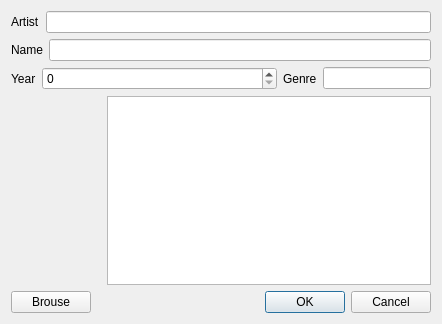
<?xml version="1.0" encoding="UTF-8"?>
<ui version="4.0">
 <class>AlbumDialog</class>
 <widget class="QDialog" name="AlbumDialog">
  <property name="geometry">
   <rect>
    <x>0</x>
    <y>0</y>
    <width>442</width>
    <height>324</height>
   </rect>
  </property>
  <property name="windowTitle">
   <string>Dialog</string>
  </property>
  <layout class="QVBoxLayout" name="verticalLayout">
   <item>
    <layout class="QHBoxLayout" name="horizontalLayout">
     <item>
      <widget class="QLabel" name="a_label">
       <property name="text">
        <string>Artist</string>
       </property>
      </widget>
     </item>
     <item>
      <widget class="QLineEdit" name="a_line_edit"/>
     </item>
    </layout>
   </item>
   <item>
    <layout class="QHBoxLayout" name="horizontalLayout_2">
     <item>
      <widget class="QLabel" name="n_label">
       <property name="text">
        <string>Name</string>
       </property>
      </widget>
     </item>
     <item>
      <widget class="QLineEdit" name="n_line_edit"/>
     </item>
    </layout>
   </item>
   <item>
    <layout class="QHBoxLayout" name="horizontalLayout_3">
     <item>
      <widget class="QLabel" name="y_label">
       <property name="text">
        <string>Year</string>
       </property>
      </widget>
     </item>
     <item>
      <widget class="QSpinBox" name="y_spinBox">
       <property name="sizePolicy">
        <sizepolicy hsizetype="Expanding" vsizetype="Fixed">
         <horstretch>5</horstretch>
         <verstretch>0</verstretch>
        </sizepolicy>
       </property>
       <property name="sizeIncrement">
        <size>
         <width>5</width>
         <height>0</height>
        </size>
       </property>
       <property name="maximum">
        <number>3000</number>
       </property>
      </widget>
     </item>
     <item>
      <widget class="QLabel" name="g_label">
       <property name="text">
        <string>Genre</string>
       </property>
      </widget>
     </item>
     <item>
      <widget class="QLineEdit" name="g_line_edit"/>
     </item>
    </layout>
   </item>
   <item>
    <layout class="QHBoxLayout" name="horizontalLayout_5">
     <item>
      <widget class="QLabel" name="img_label">
       <property name="minimumSize">
        <size>
         <width>90</width>
         <height>0</height>
        </size>
       </property>
       <property name="text">
        <string/>
       </property>
      </widget>
     </item>
     <item>
      <widget class="QPlainTextEdit" name="comment"/>
     </item>
    </layout>
   </item>
   <item>
    <layout class="QHBoxLayout" name="horizontalLayout_4">
     <item>
      <widget class="QPushButton" name="brouse_button">
       <property name="text">
        <string>Brouse</string>
       </property>
      </widget>
     </item>
     <item>
      <spacer name="horizontalSpacer">
       <property name="orientation">
        <enum>Qt::Horizontal</enum>
       </property>
       <property name="sizeHint" stdset="0">
        <size>
         <width>58</width>
         <height>20</height>
        </size>
       </property>
      </spacer>
     </item>
     <item>
      <widget class="QDialogButtonBox" name="buttonBox">
       <property name="locale">
        <locale language="English" country="UnitedStates"/>
       </property>
       <property name="orientation">
        <enum>Qt::Horizontal</enum>
       </property>
       <property name="standardButtons">
        <set>QDialogButtonBox::Cancel|QDialogButtonBox::Ok</set>
       </property>
      </widget>
     </item>
    </layout>
   </item>
  </layout>
  <zorder></zorder>
  <zorder></zorder>
 </widget>
 <resources/>
 <connections>
  <connection>
   <sender>buttonBox</sender>
   <signal>accepted()</signal>
   <receiver>AlbumDialog</receiver>
   <slot>accept()</slot>
   <hints>
    <hint type="sourcelabel">
     <x>389</x>
     <y>282</y>
    </hint>
    <hint type="destinationlabel">
     <x>157</x>
     <y>274</y>
    </hint>
   </hints>
  </connection>
  <connection>
   <sender>buttonBox</sender>
   <signal>rejected()</signal>
   <receiver>AlbumDialog</receiver>
   <slot>reject()</slot>
   <hints>
    <hint type="sourcelabel">
     <x>389</x>
     <y>288</y>
    </hint>
    <hint type="destinationlabel">
     <x>286</x>
     <y>274</y>
    </hint>
   </hints>
  </connection>
 </connections>
</ui>
